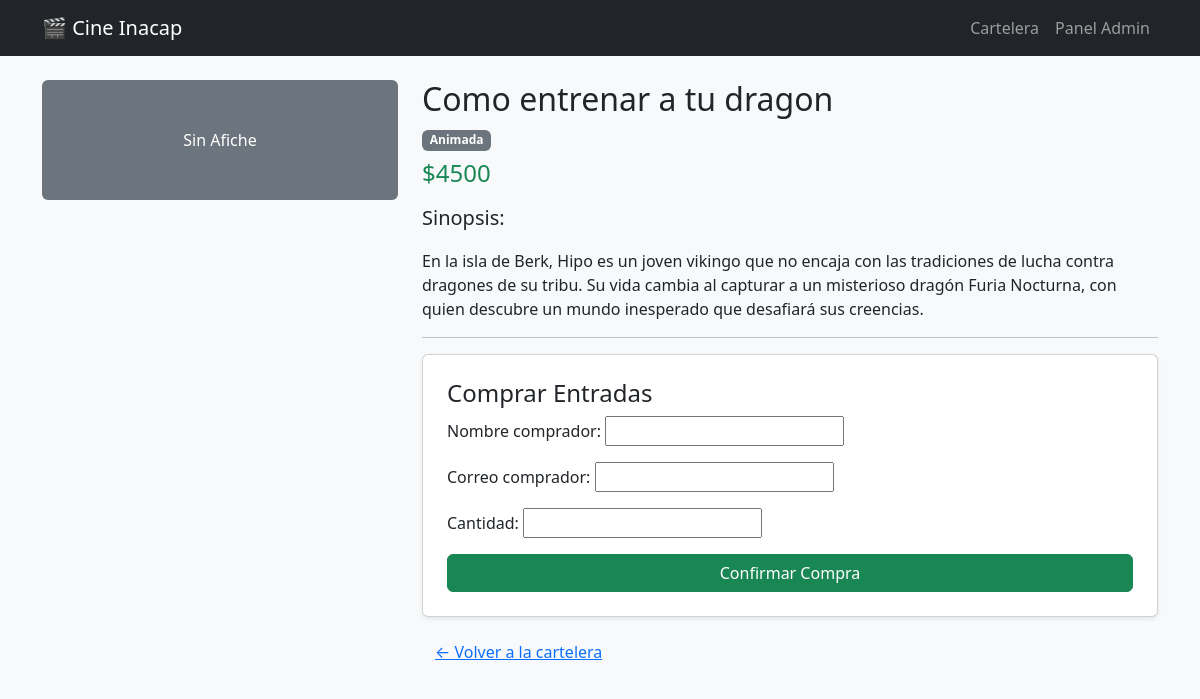
/pelicula/1/, run on the app's committed database.
### cine/models.py (models this page shows, shortened)
class Pelicula(models.Model):
    genero = models.ForeignKey(Genero, on_delete=models.CASCADE, related_name='peliculas')
    titulo = models.CharField(max_length=150)
    sinopsis = models.TextField(blank=True)
    afiche = models.ImageField(upload_to='afiches/', blank=True, null=True)
    precio = models.IntegerField()
    en_cartelera = models.BooleanField(default=True)

class Genero(models.Model):
    nombre = models.CharField(max_length=100, unique=True)

### cine/views.py (the view)
# urls.py: path('pelicula/<int:id>/', views.detalle_pelicula, name='detalle'),
def detalle_pelicula(request, id):
    pelicula = get_object_or_404(Pelicula.objects.select_related('genero'), id=id, en_cartelera=True)
    if request.method == 'POST':
        form = TicketForm(request.POST)
        if form.is_valid():
            ticket = form.save(commit=False)
            ticket.pelicula = pelicula
            ticket.save()
            return redirect('cine:exito_ticket', ticket_id=ticket.id)
    else:
        form = TicketForm()
    context = {
        'pelicula': pelicula,
        'form': form,
    }
    return render(request, 'cine/detalle.html', context)

### cine/forms.py (shortened to what this page needs)
class TicketForm(forms.ModelForm):
    class Meta:
        model = Ticket
        fields = ['nombre_comprador', 'correo_comprador', 'cantidad']

### cine/templates/cine/detalle.html (shortened to what this page needs)
{% extends 'cine/base.html' %}
{% block content %}
<div class="row">
    <div class="col-md-4">
        {% if pelicula.afiche %}
            <img src="{{ pelicula.afiche.url }}" class="img-fluid rounded shadow" alt="{{ pelicula.titulo }}">
        {% else %}
            <div class="bg-secondary text-white p-5 text-center rounded">Sin Afiche</div>
        {% endif %}
    </div>
    <div class="col-md-8">
        <h2>{{ pelicula.titulo }}</h2>
        <span class="badge bg-secondary mb-2">{{ pelicula.genero.nombre }}</span>
        <h4 class="text-success mb-3">${{ pelicula.precio|floatformat:0 }}</h4>
        <p class="lead"><strong>Sinopsis:</strong></p>
        <p>{{ pelicula.sinopsis }}</p>
        <hr>
        <div class="card bg-white p-4 shadow-sm">
            <h4>Comprar Entradas</h4>
            <form method="POST">
                {{ form.as_p }}
                <button type="submit" class="btn btn-success w-100">Confirmar Compra</button>
            </form>
        </div>
        <a href="{% url 'cine:inicio' %}" class="btn btn-link mt-3">&larr; Volver a la cartelera</a>
    </div>
</div>
{% endblock %}

### data on the page
Pelicula: titulo "Como entrenar a tu dragon", genero.nombre "Animada", precio "4500", sinopsis "En la isla de Berk, Hipo es un joven vikingo que no encaja con las tradiciones de lucha contra dragones de su tribu. Su vida cambia al capturar a un misterioso dragón Furia Nocturna, con quien descubre un mundo inesperado que desafiará sus creencias."
